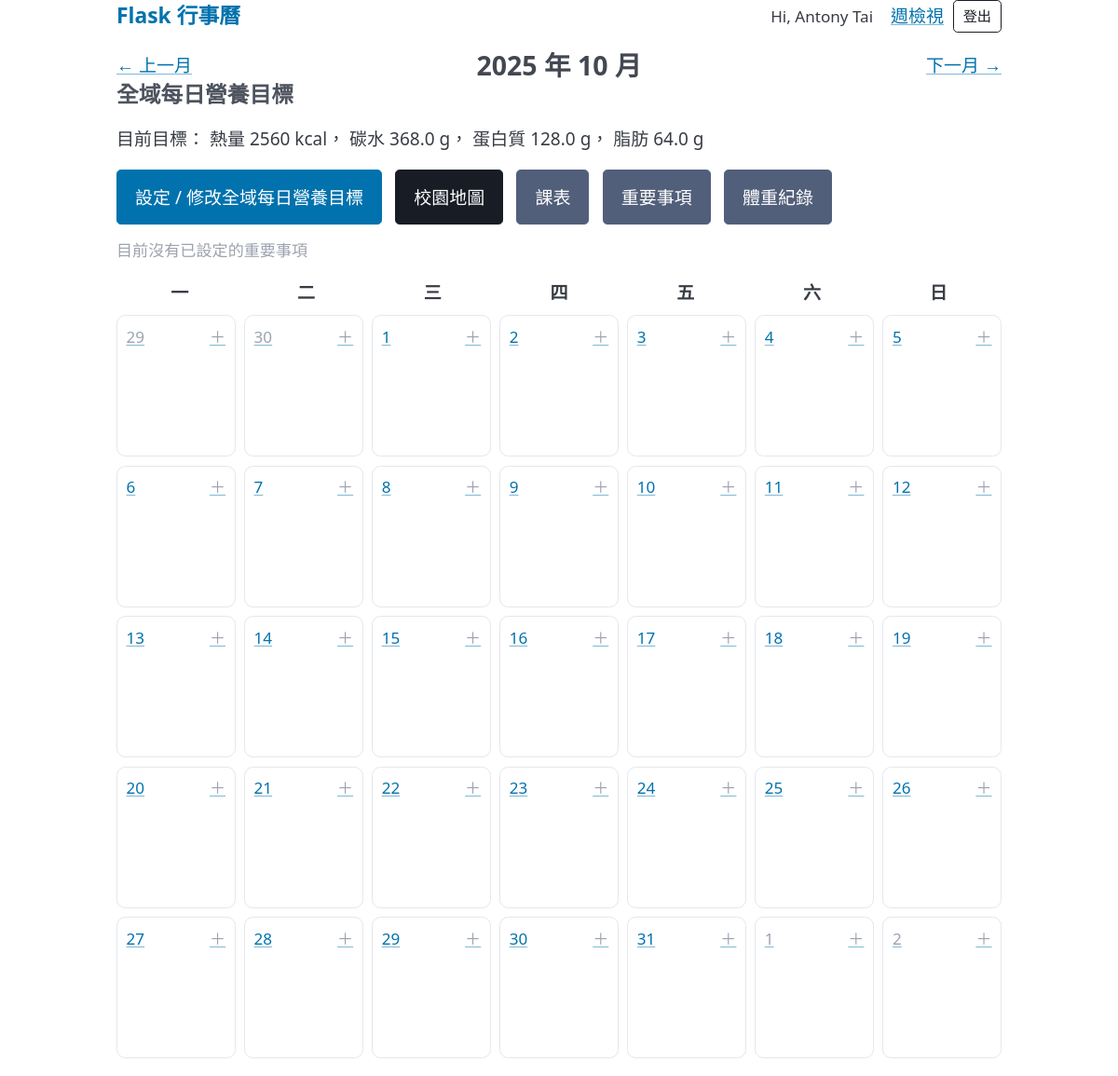
The page /?year=2025&month=10 (signed in) on the database its author committed.
### app.py (models this page shows)
class User(UserMixin, db.Model):
    __tablename__ = "users"
    id = db.Column(db.Integer, primary_key=True)
    email = db.Column(db.String(100), unique=True, nullable=False, index=True) # Email 是核心
    name = db.Column(db.String(100), nullable=True)
    created_at = db.Column(db.DateTime, default=func.now())
    social_auths = db.relationship('SocialAuth', backref='user', lazy=True)

class DailyNutritionGoal(db.Model):
    __tablename__ = "daily_nutrition_goals"
    user_id = db.Column(db.Integer, db.ForeignKey('users.id'), nullable=False)
    id = db.Column(db.Integer, primary_key=True)
    date = db.Column(db.Date, nullable=False, unique=True)
    kcal_target = db.Column(db.Float, default=0.0)
    carb_target = db.Column(db.Float, default=0.0)
    protein_target = db.Column(db.Float, default=0.0)
    fat_target = db.Column(db.Float, default=0.0)

### app.py (the view)
@app.route("/")
@login_required
def index():
    try:
        year = int(request.args.get("year", datetime.today().year))
        month = int(request.args.get("month", datetime.today().month))
    except ValueError:
        year, month = datetime.today().year, datetime.today().month
    first_day, last_day = month_range(year, month)
    items = (
        CalendarItem.query
        .filter(CalendarItem.user_id == current_user.id)
        .filter(CalendarItem.date.between(first_day, last_day))
        .order_by(CalendarItem.date.asc(), CalendarItem.start_time.asc())
        .all()
    )
    items_by_date = {}
    for it in items:
        items_by_date.setdefault(it.date, []).append(it)
    cal = calendar.Calendar(firstweekday=0)
    weeks = cal.monthdatescalendar(year, month)
    (prev_y, prev_m), (next_y, next_m) = month_nav(year, month)
    strength_dates = strength_dates_between(first_day, last_day)
    nutrition_goal = get_global_nutrition_goal()
    next_important, next_important_days = get_next_important()
    return render_template(
        "index.html",
        year=year,
        month=month,
        weeks=weeks,
        items_by_date=items_by_date,
        prev_year=prev_y,
        prev_month=prev_m,
        next_year=next_y,
        next_month=next_m,
        today=date.today(),
        strength_dates=strength_dates,
        nutrition_goal=nutrition_goal,
        next_important=next_important,
        next_important_days=next_important_days,
    )

### app.py (called while the page is built)
@login_manager.user_loader
def load_user(user_id):
    return User.query.get(int(user_id))

def month_range(year: int, month: int):
    first_day = date(year, month, 1)
    _, last = calendar.monthrange(year, month)
    return first_day, date(year, month, last)

def month_nav(year: int, month: int):
    this = date(year, month, 1)
    prev_month = (this.replace(day=1) - timedelta(days=1)).replace(day=1)
    next_month = (this.replace(day=28) + timedelta(days=4)).replace(day=1)
    return (prev_month.year, prev_month.month), (next_month.year, next_month.month)

def strength_dates_between(start_d: date, end_d: date):
    if not current_user.is_authenticated:
        return set()
    rows = (
        StrengthSet.query.with_entities(StrengthSet.date)
        .filter(StrengthSet.user_id == current_user.id)
        .filter(StrengthSet.date.between(start_d, end_d))
        .group_by(StrengthSet.date)
        .all()
    )
    return {r.date for r in rows}

def get_global_nutrition_goal():
    if not current_user.is_authenticated:
        return None
    return (
        DailyNutritionGoal.query
        .filter(DailyNutritionGoal.user_id == current_user.id)
        .order_by(DailyNutritionGoal.id.asc())
        .first()
    )

def get_next_important():
    if not current_user.is_authenticated:
        return None, None
    today = date.today()
    row = (
        ImportantItem.query
        .filter(ImportantItem.user_id == current_user.id)
        .filter(ImportantItem.date >= today)
        .order_by(ImportantItem.date.asc())
        .first()
    )
    if row:
        days_left = (row.date - today).days
        return row, days_left
    return None, None

### templates/index.html (shortened to what this page needs)
{% extends "base.html" %}
{% block content %}
<div class="topbar">
  <a href="{{ url_for('index', year=prev_year, month=prev_month) }}">← 上一月</a>
  <h3 style="margin:0;">{{ year }} 年 {{ "%02d"|format(month) }} 月</h3>
  <a href="{{ url_for('index', year=next_year, month=next_month) }}">下一月 →</a>
</div>
<section style="margin-bottom:1rem;">
  <h4>全域每日營養目標</h4>
  {% if nutrition_goal %}
    <p>
      目前目標：
      熱量 {{ '%.0f'|format(nutrition_goal.kcal_target) }} kcal，
      碳水 {{ '%.1f'|format(nutrition_goal.carb_target) }} g，
      蛋白質 {{ '%.1f'|format(nutrition_goal.protein_target) }} g，
      脂肪 {{ '%.1f'|format(nutrition_goal.fat_target) }} g
    </p>
  {% else %}
    <p class="muted">尚未設定全域目標。</p>
  {% endif %}
  <div style="display:flex; gap:.75rem; flex-wrap:wrap; align-items:center; margin-top:.25rem;">
    <a href="{{ url_for('nutrition_goal_page') }}" role="button">
      設定 / 修改全域每日營養目標
    </a>
    <a href="https://taiming20030.wixsite.com/taiwantechsmap"
       target="_blank" rel="noopener"
       role="button" class="contrast">
      校園地圖
    </a>
    <a href="{{ url_for('timetable') }}" role="button" class="secondary">
      課表
    </a>
    <a href="{{ url_for('important') }}" role="button" class="secondary">
      重要事項
    </a>
    <a href="{{ url_for('weight_page') }}" role="button" class="secondary">
      體重紀錄
    </a>
    <span class="muted" style="font-size:0.9rem;">
      {% if next_important %}
        最近：{{ next_important.title }}（還有 {{ next_important_days }} 天）
      {% else %}
        目前沒有已設定的重要事項
      {% endif %}
    </span>
  </div>
</section>
<div class="header">
  <div>一</div><div>二</div><div>三</div><div>四</div><div>五</div><div>六</div><div>日</div>
</div>
<div class="calendar">
  {% for week in weeks %}
    {% for d in week %}
      {% set is_this_month = (d.month == month) %}
      {% set classes = "day" %}
      {% if d == today %}{% set classes = classes + " today" %}{% endif %}
      <div class="{{ classes }}">
        <div class="datebox">
          <a href="{{ url_for('day_view', datestr=d.strftime('%Y-%m-%d')) }}"
             class="{{ '' if is_this_month else 'muted' }}">{{ d.day }}</a>
          <div style="display:flex; gap:.35rem; align-items:center;">
            <a href="{{ url_for('add', date=d.strftime('%Y-%m-%d')) }}" class="muted">＋</a>
          </div>
        </div>
      </div>
    {% endfor %}
  {% endfor %}
</div>
{% endblock %}

### templates/base.html (shortened to what this page needs)
<!doctype html>
<html lang="zh-Hant">
<head>
  <link rel="stylesheet" href="https://cdn.jsdelivr.net/npm/@picocss/pico@2/css/pico.min.css">
  <link rel="stylesheet" type="text/css" href="https://unpkg.com/trix@2.0.8/dist/trix.css">
  <link rel="stylesheet" href="{{ url_for('static', filename='css/style.css') }}">
</head>
<body class="container">
  <nav class="topbar">
  <strong>
    <a href="{{ url_for('index') }}" style="text-decoration:none; font-size:1.2rem;">
      Flask 行事曆
    </a>
  </strong>
  <div class="nav-right">
    {% if current_user.is_authenticated %}
      <span style="margin-right: 0.5rem; font-size: 0.9rem;">Hi, {{ current_user.name }}</span>
      {% if request.endpoint == 'week_view' %}
        <a href="{{ url_for('index') }}">月檢視</a>
      {% else %}
        <a href="{{ url_for('week_view') }}">週檢視</a>
      {% endif %}
      <a href="{{ url_for('logout') }}" role="button" class="outline contrast" style="padding: 5px 10px; font-size: 0.8rem;">登出</a>
    {% else %}
      <a href="{{ url_for('login') }}" role="button" style="padding: 5px 15px;">登入</a>
    {% endif %}
  </div>
</nav>
  <main>
    {% block content %}{% endblock %}
  </main>
</body>
</html>

### templates/base.html (style rules this page uses)
.calendar { display: grid; grid-template-columns: repeat(7, 1fr); gap: .5rem; }
.day { border: 1px solid #e5e7eb; border-radius: .5rem; padding: .5rem; min-height: 8rem; background:#fff; }
.muted { color:#9ca3af; }
.header { display:grid; grid-template-columns: repeat(7, 1fr); text-align:center; margin:.5rem 0; font-weight:600; }
.datebox { font-size:.9rem; display:flex; justify-content:space-between; align-items:center; gap:.25rem; }
.topbar { display:flex; gap:.5rem; justify-content:space-between; align-items:center; }
.nav-right { display:flex; gap:.5rem; align-items:center; }

### rows shown on the page
User: name "Antony Tai"
DailyNutritionGoal: kcal_target "2560", carb_target "368.0", protein_target "128.0", fat_target "64.0"

### other values the page prints
{{ year }} "2025"
{{ "%02d"|format(month) }} "10"
{{ d.day }} "29" "30" "1" "2" "3" "4" "5" "6" "7" "8" "9" "10" "11" "12" "13" "14" "15" "16" "17" "18" "19" "20" "21" "22" "23" "24" "25" "26" "27" "28" "29" "30" "31" "1" "2"
